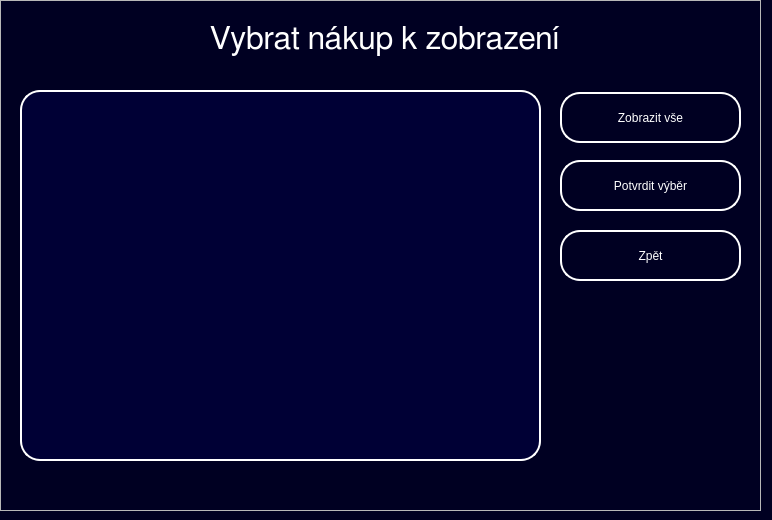
<?xml version="1.0" encoding="UTF-8"?>
<ui version="4.0">
 <class>Choose_content</class>
 <widget class="QWidget" name="Choose_content">
  <property name="geometry">
   <rect>
    <x>0</x>
    <y>0</y>
    <width>772</width>
    <height>520</height>
   </rect>
  </property>
  <property name="windowTitle">
   <string>Form</string>
  </property>
  <property name="styleSheet">
   <string notr="true">QWidget#Choose_content {
background-color: rgb(0, 0, 34);
}

QLabel#Instructions {
color: rgb(255, 255, 255);
font: 24pt &quot;FreeSans&quot;;
}

QLabel#Label_error_message{
color: rgb(255, 0, 0);
font: 8pt &quot;FreeSans&quot;;
}

QPushButton#Button_show_all{
color: rgb(255, 255, 255);
border-color: rgb(255, 255, 255);
border: 2px solid rgb(255, 255, 255);
border-radius: 20px;
font: 12pt &quot;FreeSans&quot;;
}

QPushButton#Button_choose{
color: rgb(255, 255, 255);
border-color: rgb(255, 255, 255);
border: 2px solid rgb(255, 255, 255);
border-radius: 20px;
font: 12pt &quot;FreeSans&quot;;
}

QPushButton#Button_back{
color: rgb(255, 255, 255);
border-color: rgb(255, 255, 255);
border: 2px solid rgb(255, 255, 255);
border-radius: 20px;
font: 12pt &quot;FreeSans&quot;;
}

QListView#Content_list{
color: rgb(255, 255, 255);
font: 14pt &quot;FreeSans&quot;;
border: 2px solid rgb(255, 255, 255);
background-color: rgb(0, 0, 53);
border-radius: 20px;
padding-left: 10px;
padding-right: 10px;
padding-top: 20px
}

QPushButton:hover#Button_choose{
border: 3px solid rgb(255, 255, 255);
background-color: rgb(0, 0, 53);
}

QPushButton:hover#Button_back{
border: 3px solid rgb(255, 255, 255);
background-color: rgb(0, 0, 53);
}

QPushButton:hover#Button_show_all{
border: 3px solid rgb(255, 255, 255);
background-color: rgb(0, 0, 53);
}


QListView:hover#Content_list{
border: 3px solid rgb(255, 255, 255);
}</string>
  </property>
  <widget class="QFrame" name="frame">
   <property name="geometry">
    <rect>
     <x>0</x>
     <y>0</y>
     <width>761</width>
     <height>511</height>
    </rect>
   </property>
   <property name="frameShape">
    <enum>QFrame::StyledPanel</enum>
   </property>
   <property name="frameShadow">
    <enum>QFrame::Raised</enum>
   </property>
   <widget class="QListView" name="Content_list">
    <property name="geometry">
     <rect>
      <x>20</x>
      <y>90</y>
      <width>521</width>
      <height>371</height>
     </rect>
    </property>
   </widget>
   <widget class="QLabel" name="Instructions">
    <property name="geometry">
     <rect>
      <x>210</x>
      <y>20</y>
      <width>371</width>
      <height>39</height>
     </rect>
    </property>
    <property name="font">
     <font>
      <family>FreeSans</family>
      <pointsize>24</pointsize>
      <weight>50</weight>
      <italic>false</italic>
      <bold>false</bold>
     </font>
    </property>
    <property name="styleSheet">
     <string notr="true"/>
    </property>
    <property name="text">
     <string>Vybrat nákup k zobrazení</string>
    </property>
   </widget>
   <widget class="QPushButton" name="Button_show_all">
    <property name="geometry">
     <rect>
      <x>560</x>
      <y>92</y>
      <width>181</width>
      <height>51</height>
     </rect>
    </property>
    <property name="text">
     <string>Zobrazit vše</string>
    </property>
   </widget>
   <widget class="QPushButton" name="Button_choose">
    <property name="geometry">
     <rect>
      <x>560</x>
      <y>160</y>
      <width>181</width>
      <height>51</height>
     </rect>
    </property>
    <property name="text">
     <string>Potvrdit výběr</string>
    </property>
   </widget>
   <widget class="QPushButton" name="Button_back">
    <property name="geometry">
     <rect>
      <x>560</x>
      <y>230</y>
      <width>181</width>
      <height>51</height>
     </rect>
    </property>
    <property name="text">
     <string>Zpět</string>
    </property>
   </widget>
   <widget class="QLabel" name="Label_error_message">
    <property name="geometry">
     <rect>
      <x>10</x>
      <y>490</y>
      <width>621</width>
      <height>20</height>
     </rect>
    </property>
    <property name="font">
     <font>
      <family>FreeSans</family>
      <pointsize>8</pointsize>
      <weight>50</weight>
      <italic>false</italic>
      <bold>false</bold>
     </font>
    </property>
    <property name="styleSheet">
     <string notr="true"/>
    </property>
    <property name="text">
     <string/>
    </property>
   </widget>
  </widget>
 </widget>
 <resources/>
 <connections/>
</ui>
